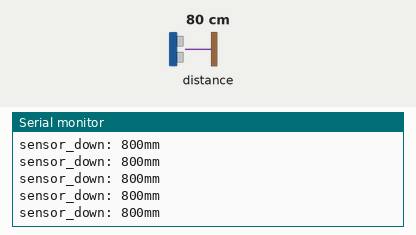
The sketch below on a simulated Arduino Uno, built with avr-gcc and run on an emulated ATmega328P. Parts: the last lines printed to the serial monitor. Inputs (shaded band) come from the test bench; at power-on: distance to the obstacle 80 cm. The ROS host is connected and sends only what is stated.

Above: at 1.2 s.
1.3 s: distance to the obstacle set to 2 cm
At 1.38 s:
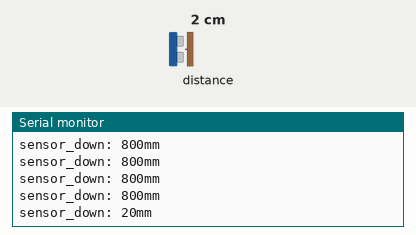
4.3 s: distance to the obstacle set to 4 cm
At 4.35 s:
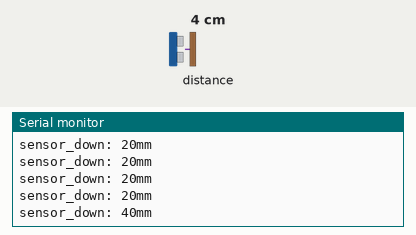
Timing chart, 0 to 7.3 s (numbered marks = the images above; inputs shaded):
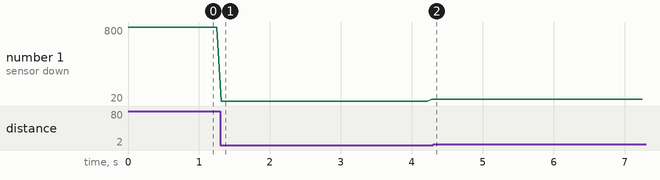

Measured:
- after the input at 1.3 s, the serial monitor: prints a new line at once (image 1)
- plotted number 1: 800 → 40 after the input at 1.3 s

The sketch:

vl_ros.ino
```cpp
#include <Wire.h>
#include <VL53L1X.h>
VL53L1X sensor;

#include <ros.h>
#include <ros/time.h>
#include <sensor_msgs/Range.h>

ros::NodeHandle  nh;


sensor_msgs::Range range_msg;
ros::Publisher pub_range( "rangefinder/range", &range_msg);

const int analog_pin = 0;
unsigned long range_timer;

/*
 * getRange() - samples the analog input from the ranger
 * and converts it into meters.
 */
float getRange(int pin_num){
    int sample;
    // Get data
    sample = analogRead(pin_num)/4;
    // if the ADC reading is too low,
    //   then we are really far away from anything
    if(sample < 10)
        return 254;     // max range
    // Magic numbers to get cm
    sample= 1309/(sample-3);
    return (sample - 1)/100; //convert to meters
}

char frameid[] = "rangefinder";

void setup()
{
  nh.initNode();
  nh.advertise(pub_range);

  range_msg.radiation_type = sensor_msgs::Range::INFRARED;
  range_msg.header.frame_id =  frameid;
  range_msg.field_of_view = 0.01;
  range_msg.min_range = 0.03;
  range_msg.max_range = 0.4;


  while (!Serial) {}
  Serial.begin(115200);
  Wire.begin();
  Wire.setClock(400000);

  sensor.setTimeout(500);
  if (!sensor.init())
  {
    Serial.println("Failed to detect and initialize sensor!");
    while (1);
  }
  sensor.setDistanceMode(VL53L1X::Long);
  sensor.setMeasurementTimingBudget(50000);
  sensor.startContinuous(50);

}

void loop()
{

  Serial.print("sensor_down: ");
  Serial.print(sensor.read());
  Serial.print("mm");
  if (sensor.timeoutOccurred()) { Serial.print(" TIMEOUT"); }
  Serial.println();
  //delay(30);
  //delay(1000);


  // publish the range value every 50 milliseconds
  //   since it takes that long for the sensor to stabilize
  if ( (millis()-range_timer) > 50){
    range_msg.range = (float)(sensor.read()/(float)1000.0);
    range_msg.header.stamp = nh.now();
    pub_range.publish(&range_msg);
    range_timer =  millis() + 50;
  }
  nh.spinOnce();
}
```
